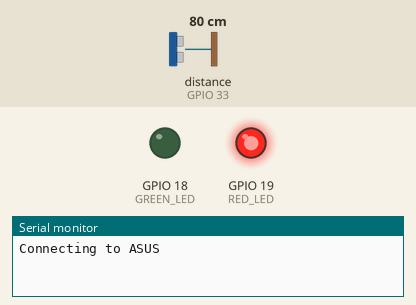
Recording of a program running on a simulated ESP32. Parts: output pins drawn as LEDs (lit = HIGH), the last lines printed to the serial monitor. Wiring (inferred from the names in the program): ultrasonic range finder: trigger GPIO 32; echo GPIO 33. The inputs (shaded band) are chosen by the test bench; at power-on: distance to the obstacle (sensor on GPIO 33) 80 cm. The echo pulse lasts 58.3 µs per cm; WiFi joins after 1.5 s; servers stay silent unless stated; random numbers use the default seed unless the program sets one; no MQTT or app messages arrive unless stated; pins used as bus, display or sensor lines are not drawn.

Above: at 0.1 s.
At 1.6 s:
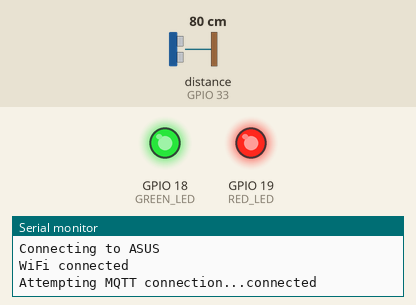
At 2.6 s:
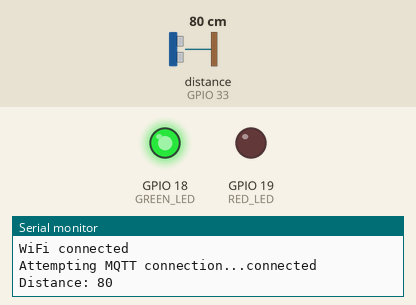
Timing chart, 0 to 4.1 s (numbered marks = the images above):
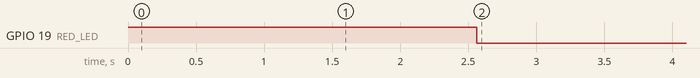

The program:

main.cpp
```cpp
#include <Arduino.h>
#include <Wire.h>
#include <WiFi.h>
#include <PubSubClient.h>

#define ECHO_PIN 33
#define TRIG_PIN 32
#define GREEN_LED 18
#define RED_LED 19

#define mqtt_server "192.168.1.10"
#define water_level_topic "sensor/sonar/water_level"

long duration, distance;

const char *ssid = "ASUS";
const char *psw = "lucia1999";

WiFiClient espClient;
PubSubClient client(espClient);

void sonar_monitor();
void setup_wifi();
void check_network();
void reconnect();

void setup()
{
	Serial.begin(9600);
	pinMode(TRIG_PIN, OUTPUT);
	pinMode(ECHO_PIN, INPUT);
	pinMode(GREEN_LED, OUTPUT);
	pinMode(RED_LED, OUTPUT);
	digitalWrite(RED_LED, HIGH);
	setup_wifi();
	client.setServer(mqtt_server, 1883); // default port
}

void loop()
{
	if (!client.connected())
	{
		reconnect();
	}
	client.loop();
	delay(1000);
	check_network();
	sonar_monitor();
}

void sonar_monitor()
{
	digitalWrite(TRIG_PIN, LOW);
	delayMicroseconds(2);
	digitalWrite(TRIG_PIN, HIGH);
	delayMicroseconds(10);
	digitalWrite(TRIG_PIN, LOW);

	duration = pulseIn(ECHO_PIN, HIGH);
	distance = duration / 58.2;
	Serial.println("Distance: " + String(distance));
	client.publish(water_level_topic, String(distance).c_str(), true);
}

void setup_wifi()
{
	delay(10);
	Serial.println(String("Connecting to ") + ssid);
	WiFi.mode(WIFI_STA);
	WiFi.begin(ssid, psw);
	while (WiFi.status() != WL_CONNECTED)
	{
	}
	Serial.println("WiFi connected");
	digitalWrite(GREEN_LED, HIGH);
}

void check_network()
{
	if (WiFi.status() == WL_CONNECTED)
	{
		digitalWrite(RED_LED, LOW);
		digitalWrite(GREEN_LED, HIGH);
	}
	else
	{
		digitalWrite(GREEN_LED, LOW);
		digitalWrite(RED_LED, HIGH);
	}
}

void reconnect()
{
	// Loop until we're reconnected
	while (!client.connected())
	{
		Serial.print("Attempting MQTT connection...");

		// Create a random client ID
		String clientId = String("esiot-assignment-3") + String(random(0xffff), HEX);

		// Attempt to connect
		if (client.connect(clientId.c_str()))
		{
			Serial.println("connected");
			client.subscribe(water_level_topic);
		}
		else
		{
			Serial.print("failed, rc=");
			Serial.print(client.state());
			Serial.println(" try again in 5 seconds");
			delay(5000);
		}
	}
}
```

Measured:
- by itself, GPIO 19 (RED_LED): HIGH → LOW at 2.6 s
